Frame 1 (no input): blank canvas, image omitted
Frame 60 (the mouse pressed at the canvas centre just before this capture): blank canvas, image omitted
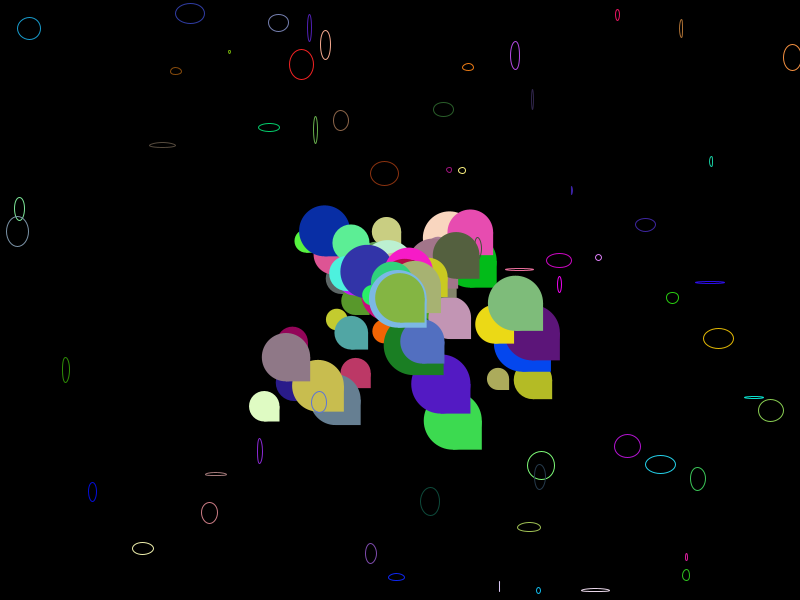
Frame 120 (the mouse held since frame 60 and released just before this capture)

The Processing sketch whose frames 1 and 60 were blank and that drew this single picture after the mouse press (run headless with seeded random() and noise(); from frame 60 on, the mouse is pressed at the canvas centre):

// Processing sketch: processing_22312
// ── processing_22312.pde

class Particle
{

  float x=width/6;
  float y=height/6;
  float xv=-3+random(6);
  float yv=-random(4);
  float maxYV=10;
  float gravity=0.1;
  float friction=1;
  float radius=random(20)+10;
  color c=color(random(255),random(255),random(255));
  
  Particle(){ }
  
  Particle(float xp,float yp)
  {
    x=xp;
    y=yp;
  }
  Particle(float xp,float yp,float xvel,float yvel)
  {
    this(xp,yp);
    xv=xvel;
    yv=yvel;
  }
  void run()
  {
    update();
    render();
    
  }
  public void update()
  {
    if(x<=radius)
    {
      xv=abs(xv);
    }
    else if(x>=width-radius)
    {
      xv=-abs(xv);
    }
    if(y+radius>=height)
    {
      yv=-abs(yv);
      if(y+radius-height>=0.15)
      {
        y=height-radius;
        if(yv>-0.1)
        {
          xv*=0.96;
        }
      }
    }
    if((yv<maxYV))
    {
      yv+=gravity;
    }
    yv*=friction;
     //println(yv);
    y+=yv;
    x+=xv;
  }
  void render()
  {
    fill(c);
    rect(x,y,radius,radius);
    ellipse(x,y,radius,radius);
    ellips();//Small random ellipsis
  }
}
class ParticleSystem
{
  ArrayList particles=new ArrayList();
  ParticleSystem(){}
  void add(Particle p)
  {
    particles.add(p);
  }
  void removeAll()
  {
    particles.clear();
  }
  void run()
  {
    for(int i=0;i<particles.size();i++)
    {
      Particle p=(Particle)particles.get(i);
      p.run();
    }
  }
}
ParticleSystem ps=new ParticleSystem();
boolean mouseDown=false;

void setup()
{
  frameRate(50);
  size(800,600);
  smooth();
  //background(random(255),random(255),random(255));
  //tint(random(255),random(255),random(255),-100);
  noStroke();
  ellipseMode(RADIUS);
  smooth();
  background(0);
  noStroke();
  ellipseMode(RADIUS);
  //rectMode(RADIUS);
  
 
  
}
void draw()
{
  
      background(0);
  if(mousePressed==true)
  { 
    ps.add(new Particle(mouseX,mouseY));
  }
  ps.run();

}
float[]colors=new float[3];

void mouseMoved()
 {
  // background(0);
   
   for(int i=0;i<50;i++)
   {
     for(int n=0;n<3;n++)
     {
       float r=random(0,255);
       colors[n]=r;
       
     }
   fill(colors[0],colors[1],colors[2]);
   float x=random(0,900);
   float y=random(0,900);
   stroke(random(255),random(255),random(255));
   rect(x,y,width/18,height/18);
   }
 }
   void keyPressed()
{
  if(keyPressed==true){
  if(key=='r'){
    switch(key)
   {
     case 'r':ps.removeAll();break;
   }
  }
  }
}

void ellips(){
noFill();
stroke(random(255),random(255),random(255));//color
ellipse(random(width),random(height),random(15),random(15));//posizione
noStroke();
}
